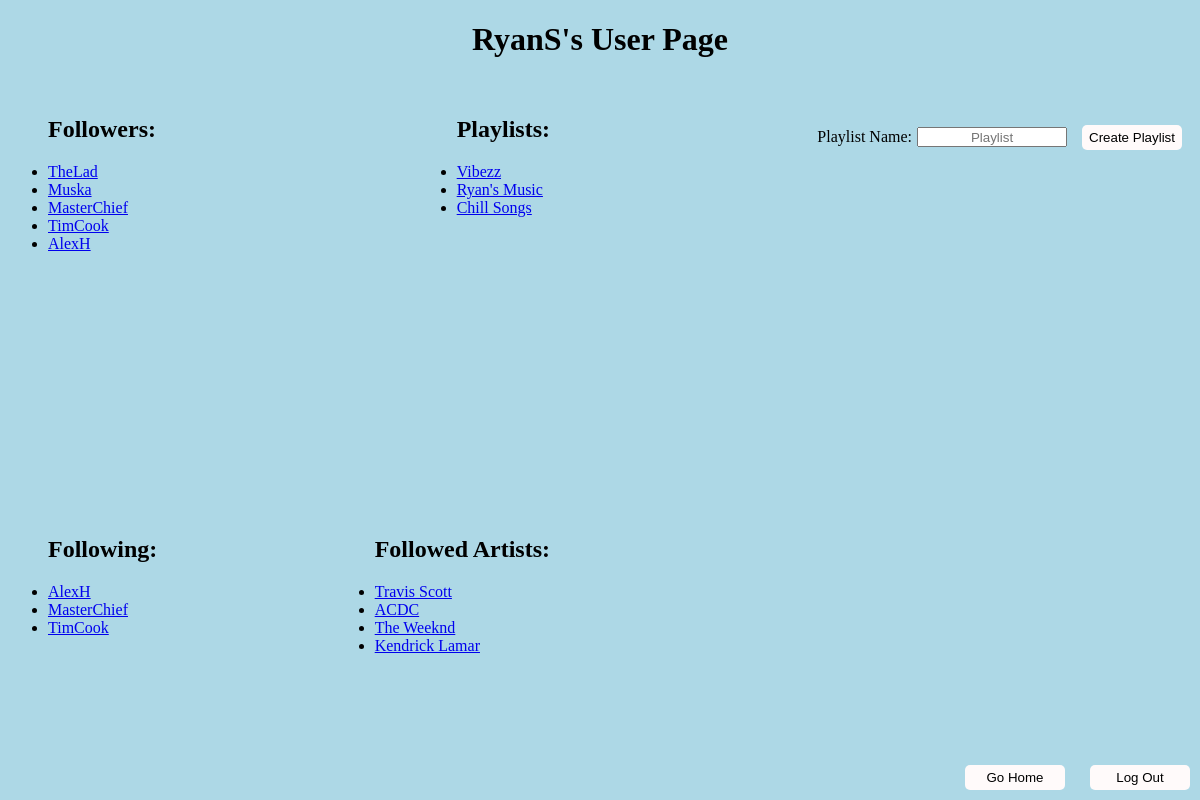
Screenshot of /user/RyanS (signed in) with the database file from the repository.
### runner.py (models this page shows, shortened)
class Users(UserMixin, db.Model):
    __tablename__ = "Users"
    id = db.Column(db.Integer, primary_key = True)
    username = db.Column(db.String, nullable = False)
    password = db.Column(db.String, nullable = False)

class Playlists(db.Model):
    __tablename__ = "Playlists"
    id = db.Column(db.Integer, primary_key = True)
    userkey = db.Column(db.Integer, nullable = False)
    name = db.Column(db.String, nullable = False)
    public = db.Column(db.Integer, nullable = False)

class Artists(db.Model):
    __tablename__ = "Artists"
    id = db.Column(db.Integer, primary_key = True)
    name = db.Column(db.String, nullable = False)

### runner.py (the view, shortened to what this page needs)
@app.route("/user/<username>", methods = ["GET", "POST", "DELETE"])
@login_required
def userpage(username):
    username = username.replace("%20", " ")
    user = Users.query.filter_by(username = username).first()
    if request.method == "GET":
        isUser = False
        isFollowing = False
        if user is not None:
            if user.id == current_user.id:
                isUser = True
            following = Followers.query.filter_by(user = current_user.id, followed = user.id).first()
            if following is not None:
                isFollowing = True
            if request.method == "GET":
                listFollowers = []
                listFollowing = []
                listPlaylists = []
                listArtists = []
                followers = Followers.query.filter_by(followed = user.id)
                following = Followers.query.filter_by(user = user.id)
                for follower in followers:
                    temp = Users.query.filter_by(id = follower.user).first()
                    listFollowers.append(temp.username)
                for follower in following:
                    temp = Users.query.filter_by(id = follower.followed).first()
                    listFollowing.append(temp.username)
                if (current_user.id == user.id):
                    playlists = Playlists.query.filter_by(userkey = user.id)
                    for playlist in playlists:
                        listPlaylists.append(playlist.name)
                else:
                    playlists = Playlists.query.filter_by(userkey = user.id, public = 1)
                    for playlist in playlists:
                        listPlaylists.append(playlist.name)
                followedArtists = FollowersArtists.query.filter_by(userkey = user.id)
                for artist in followedArtists:
                    temp = Artists.query.filter_by(id = artist.artistkey).first()
                    listArtists.append(temp.name)
                return render_template("users.html", username = username, isUser = isUser, followers = listFollowers,
                                        following = listFollowing, playlists = listPlaylists, artists = listArtists, isFollowing = isFollowing)
    elif request.method == "DELETE":
        follow = Followers.query.filter_by(user = current_user.id, followed = user.id).first()
        if follow is not None:
            db.session.delete(follow)
            db.session.commit()
            return "success"

### runner.py (called while the page is built)
@login_manager.user_loader
def load_user(user_id):
    return Users.query.filter_by(id = user_id).first()

### templates/users.html (shortened to what this page needs)
<!DOCTYPE html>
<html lang = 'en'>
    <head>
        <link href="../static/stylesheet.css" rel="stylesheet">
    </head>
    <body>
        <h1 class="center">{{username}}'s User Page</h1>
        <ul class = "upperLeft" type = "disc">
            <h2 class = "center">Followers:</h2>
            {% if not followers %}
                <li>No followers :(</li>
            {% else %}
                {% for follower in followers %}
                    <li><a href = "/user/{{follower}}">{{follower}}</a></li>
                {% endfor %}
            {% endif %}
        </ul>
        <ul class = "bottomLeft" type = "disc">
            <h2 class = "center">Following:</h2>
            {% if not following %}
                <li>Not following anyone :(</li>
            {% else %}
                {% for follower in following %}
                    <li><a href = "/user/{{follower}}">{{follower}}</a></li>
                {% endfor %}
            {% endif %}
        </ul>
        <ul class = "upperRight" type = "disc">
            <h2 class = "center">Playlists:</h2>
            {% if not playlists %}
                <li>No playlists to show :(</li>
            {% else %}
                {% for playlist in playlists %}
                    <li><a href = "/playlist/{{playlist}}">{{playlist}}</a></li>
                {% endfor %}
            {% endif %}
        </ul>
        <ul class = "bottomRight" type = "disc">
            <h2 class = "center">Followed Artists: </h2>
            {% if not artists %}
                <li>No followed artists :(</li>
            {% else %}
                {% for artist in artists %}
                    <li><a href = "/artist/{{artist}}">{{artist}}</a></li>
                {% endfor %}
            {% endif %}
        </ul>
        {% if isUser %}
            <div class = "right">
            <label for="playlistName">Playlist Name:</label><br>
            <input type="text" class = "textbox" id="newPlaylist" name="newPlaylist" placeholder="Playlist"><br>
            <button type="button" onclick="newPlaylist()">Create Playlist</button>
            </div>
        {% else %}
            {% if isFollowing %}
                <button type="button" class="follow" onclick="unfollowUser()">Unfollow</button>
            {% else %}
                <button type="button" class="follow" onclick="followUser()">Follow</button>
            {% endif %}
        {% endif %}
        <button type="button" class="home" onclick="goHome()">Go Home</button>
        <button type="button" class="exit" id="logout" onclick="logout()">Log Out</button>
    </body>
</html>

### static/stylesheet.css (style rules this page uses)
body { background-color: lightblue; }
button { width: 100px; padding: 5px 5px; border-radius: 5px; border: none; margin: 10px; background-color: snow; }
input { width: 150px; height: 20px; margin: 5px; }
.center { text-align: center; }
.textbox { text-align: center; }
* { box-sizing: border-box; }
.upperLeft { position: absolute; }
.upperRight { position: absolute; top: 100; right: 650px; }
.bottomLeft { position: absolute; top: 500px; }
.bottomRight { position: absolute; right: 650px; top: 500px; }
.exit { position: absolute; right: 0px; bottom: 0px; }
.home { position: absolute; right: 125px; bottom: 0px; }
.right { float: right; margin-top: 35px; align-items: center; text-align: center; display: flex; justify-content: center; }

### rows the page displays
Users: username "RyanS"
Users: username "TheLad"
Users: username "Muska"
Users: username "MasterChief"
Users: username "TimCook"
Users: username "AlexH"
Playlists: name "Vibezz"
Playlists: name "Ryan's Music"
Playlists: name "Chill Songs"
Artists: name "Travis Scott"
Artists: name "ACDC"
Artists: name "The Weeknd"
Artists: name "Kendrick Lamar"
